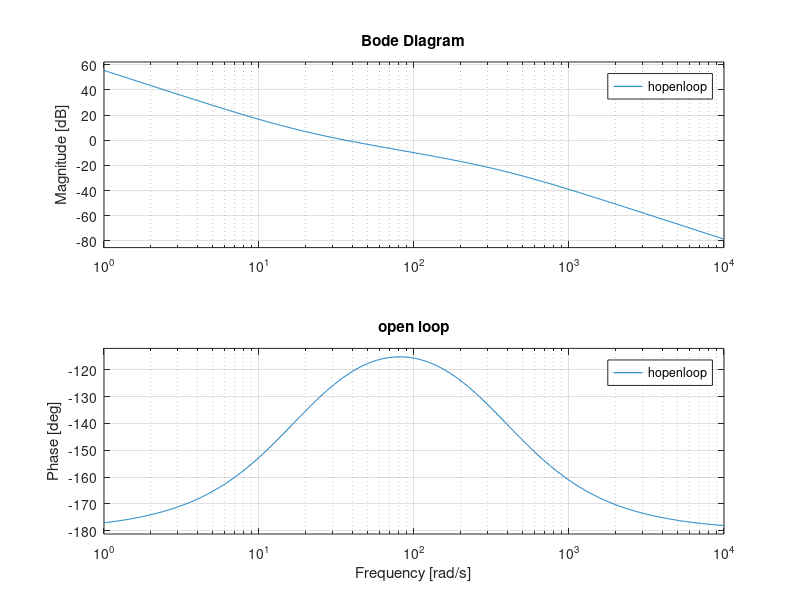
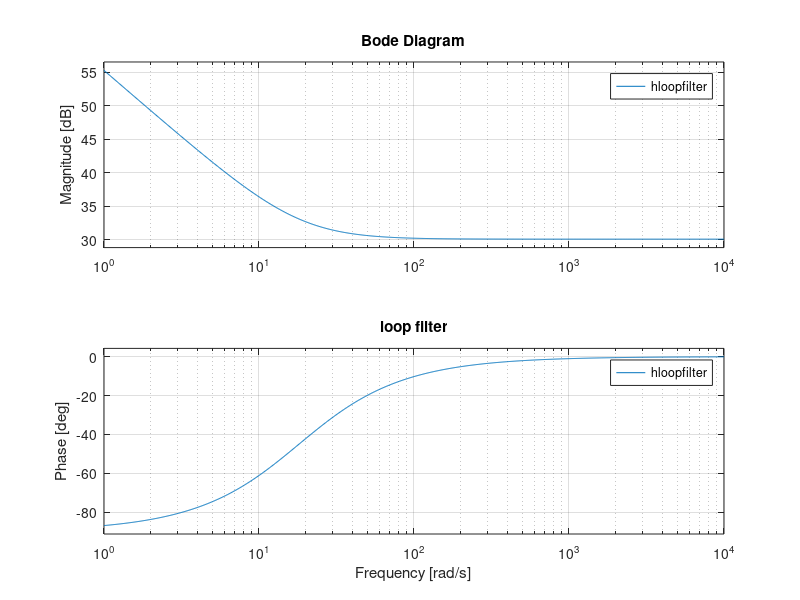
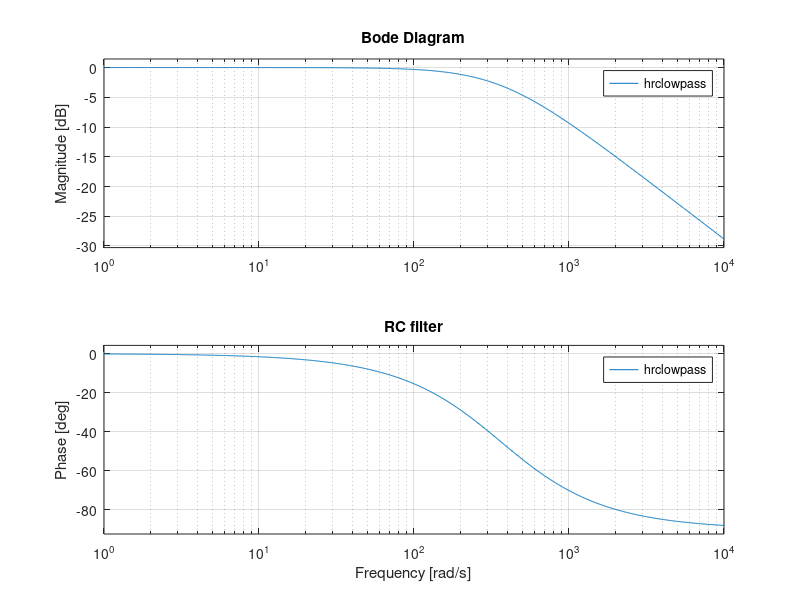

Here is the MATLAB script that generated these plots, in order:
clear

wmax = 1e4;
wmin = 1e0;

%Frequency parameters:
fin=27e6;
Ndec1=4*91;
Ndec2=4*500;
fpll=fin/Ndec1;
hdecimator1 = 1/Ndec1;
hdecimator2 = 1/Ndec2;

% Phase comparator : 
Tpll=1/fpll;
hphasecomparator = ss(0,1,2*Ndec2,0);

% Loop filter:
%fast%slow%normal
alpha = -7%-3%-15%-9
beta  = 5%8%2%5
% dx/dt = A*x+B*u
% Vo    = C*x+D*u
% x = [Vc1 Vcp Vcs]'
% u = [ii Vth]' 
hloopfilter = ss(0,1/Tpll,2^alpha,2^beta);
wkneeloop = 2^alpha/2^beta/Tpll

%DAC:
Tdac = 4/148.5e6
Nbits=16
Vcc= 2.5
Mdac=1
hdac = 2^-Nbits*Vcc*Mdac;

% RC filter : 
C=680e-9
R=1/(wkneeloop*20)/C %100000
frc=1/2/pi/R/C
hrclowpass = ss(-1/C/R,1/C/R,1,0);

%VCXO characteristics:
Kvcxo=90e-6
fvcxo=148.5e6/1.001
Vvcxomin=0;
Vvcxomax=2.5;
Vvcxo0 = 1.25;  %Linearization voltage
hvcxo = Kvcxo*fvcxo;

% Open loop gain:
hopenloop = hphasecomparator*hloopfilter*hdac*hrclowpass*hvcxo*hdecimator2;
figure(1)
bode(hopenloop,{wmin,wmax})
title('open loop')
grid on

% loop filter:
figure(2)
bode(hloopfilter,{wmin,wmax})
title('loop filter')
grid on

% RC filter:
figure(3)
bode(hrclowpass,{wmin,wmax})
title('RC filter')
grid on